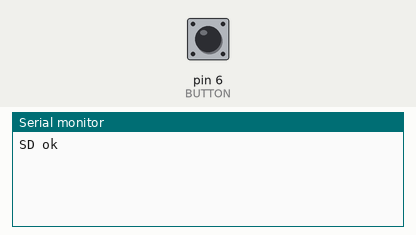
A program run on a simulated Arduino Nano, built with avr-gcc and run on an emulated ATmega328P. On the bench: the last lines printed to the serial monitor. Inputs (shaded band) come from the test bench; at power-on: pin 6 (BUTTON) HIGH. Storage starts empty; random numbers use the default seed unless the program sets one; the audio player accepts every command and is not drawn.

Above: at 1.2 s.
1.3 s: pin 6 (BUTTON) pulled LOW for 0.15 s
At 2.0 s:
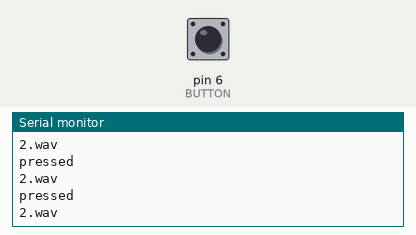
2.9 s: pin 6 (BUTTON) pulled LOW for 1 s
At 4.4 s:
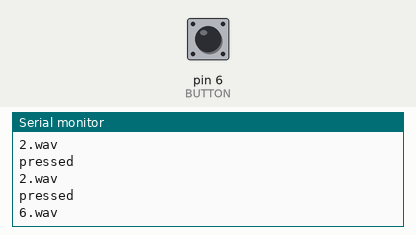
Timing chart, 0 to 5.9 s (numbered marks = the images above; inputs shaded):
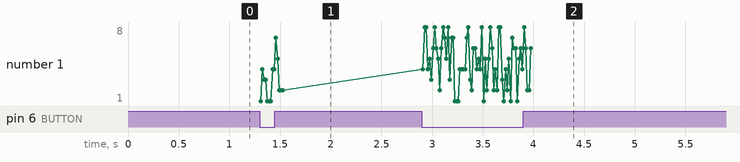

Measured:
- after the input at 1.3 s, the serial monitor: prints a new line at once (image 1)
- after the input at 2.9 s, the serial monitor: prints a new line at once (image 2)
- plotted number 1: 2 → 6 after the input at 2.9 s

The program:

main.cpp
```cpp
#include <Arduino.h>
#include <SD.h>                      // need to include the SD library
#define SD_ChipSelectPin 4    // using digital pin 4 on arduino nano 328, can use other pins
#include <TMRpcm.h>           //  also need to include this library...
#include <SPI.h>

TMRpcm tmrpcm;   // create an object for use in this sketch

#define BUTTON  6

void setup(){
  randomSeed(analogRead(0));

  pinMode(BUTTON, INPUT_PULLUP);

  tmrpcm.speakerPin = 9;

  Serial.begin(9600);
  if (!SD.begin(SD_ChipSelectPin)) {  // see if the card is present and can be initialized:
    Serial.println("SD fail");
    return;   // don't do anything more if not
  } else {
    Serial.println("SD ok");
  }

  tmrpcm.setVolume(5);    // 7 too much - audio distortion bad - max 5
  tmrpcm.quality(0);      // no effect
}

void loop(){
  while(digitalRead(BUTTON) == LOW){
    Serial.println("pressed");

    int x = random(1, 9); // max number songs + 1, leater number

    String temp = "";
    temp += x;
    temp += ".wav";

    char* p = const_cast<char*>(temp.c_str());

    Serial.println(p);

    tmrpcm.play(p);

    while(tmrpcm.isPlaying()){  // is still playing?
      delay(500);
    };
  }
}
```
